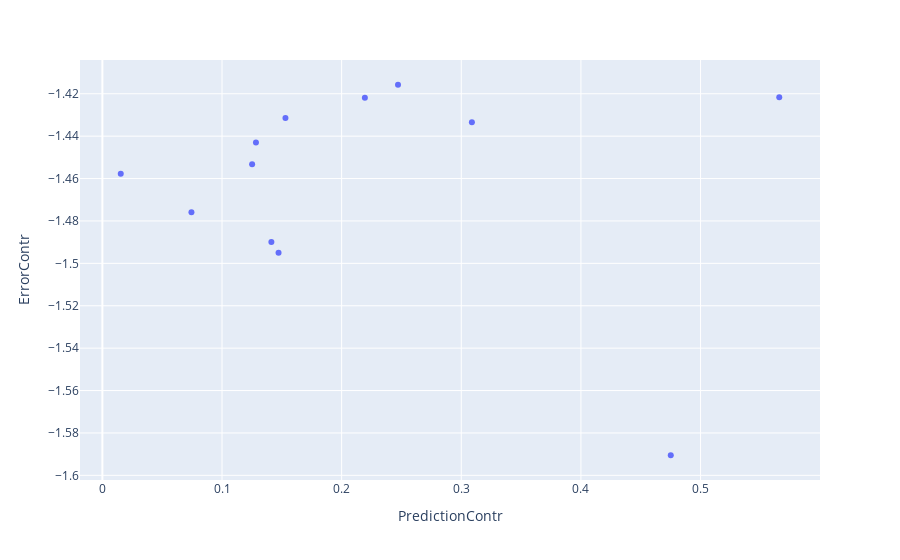

This figure's notebook cell:
### Code cell
import plotly.express as px

# Visualize error contribution over prediction contribution 
feat_imp_eval_df = pd.DataFrame({"Feature": list(error_contribution.index),
                                    "ErrorContr": list(error_contribution.values),
                                    "PredictionContr": list(prediction_contribution)
                                    })

out_viz = px.scatter(feat_imp_eval_df, 
                     x="PredictionContr",
                     y="ErrorContr", 
                     hover_data=['Feature'])
out_viz

### Figure 1 — Plotly figure (JSON) as saved in the notebook; plotly's stock layout.template omitted (floating-point values rounded to 4 significant figures)
{"data": [{"customdata": [["Days Since Creation"], ["avg_software_age"], ["FreeSpace_GB"], ["Outlookx86_addin_filesize"], ["Wordx64_addin_filesize"], ["Days Since Last Logon"], ["num_installed_programs"], ["Outlookx64_addin_filesize"], ["InstallAge"], ["LastBootAge"], ["Excelx86_addin_filesize"], ["has_cap_iq_add"]], "hovertemplate": "PredictionContr=%{x}<br>ErrorContr=%{y}<br>Feature=%{customdata[0]}<extra></extra>", "legendgroup": "", "marker": {"color": "#636efa", "symbol": "circle"}, "mode": "markers", "name": "", "orientation": "v", "showlegend": false, "type": "scatter", "x": [0.1413, 0.07445, 0.3089, 0.2194, 0.1284, 0.4751, 0.153, 0.5658, 0.2471, 0.01536, 0.1473, 0.1252], "xaxis": "x", "y": [-1.49, -1.476, -1.433, -1.422, -1.443, -1.591, -1.431, -1.422, -1.416, -1.458, -1.495, -1.453], "yaxis": "y"}], "layout": {"legend": {"tracegroupgap": 0}, "margin": {"t": 60}, "xaxis": {"anchor": "y", "domain": [0, 1], "title": {"text": "PredictionContr"}}, "yaxis": {"anchor": "x", "domain": [0, 1], "title": {"text": "ErrorContr"}}}}
